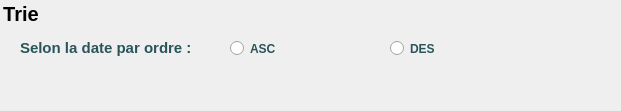
    <widget class="QGroupBox" name="groupBox_5">
     <property name="geometry">
      <rect>
       <x>440</x>
       <y>10</y>
       <width>621</width>
       <height>111</height>
      </rect>
     </property>
     <property name="font">
      <font>
       <family>Arial</family>
       <pointsize>-1</pointsize>
       <weight>75</weight>
       <italic>false</italic>
       <bold>true</bold>
      </font>
     </property>
     <property name="styleSheet">
      <string notr="true">border-radius:15px;

border:3px solid &quot;#cdf830&quot;;
	font-family:Arial;
    font: bold ;
	font-size:20px;</string>
     </property>
     <property name="title">
      <string>Trie</string>
     </property>
     <property name="flat">
      <bool>false</bool>
     </property>
     <property name="checkable">
      <bool>false</bool>
     </property>
     <widget class="QLabel" name="label_6">
      <property name="geometry">
       <rect>
        <x>20</x>
        <y>40</y>
        <width>171</width>
        <height>16</height>
       </rect>
      </property>
      <property name="styleSheet">
       <string notr="true">border:0px solid &quot;#f9eed2&quot;;
	font-family:Arial;
    font: bold ;
	font-size:15px;
color: rgb(41, 85, 89);
	</string>
      </property>
      <property name="text">
       <string>Selon la date par ordre :</string>
      </property>
     </widget>
     <widget class="QRadioButton" name="ASCC">
      <property name="geometry">
       <rect>
        <x>230</x>
        <y>40</y>
        <width>82</width>
        <height>17</height>
       </rect>
      </property>
      <property name="styleSheet">
       <string notr="true">border:0px solid &quot;#f9eed2&quot;;
	font-family:Arial;
    font: bold ;
	font-size:12px;
color: rgb(41, 85, 89);
	</string>
      </property>
      <property name="text">
       <string>ASC</string>
      </property>
     </widget>
     <widget class="QRadioButton" name="DESS">
      <property name="geometry">
       <rect>
        <x>390</x>
        <y>40</y>
        <width>82</width>
        <height>17</height>
       </rect>
      </property>
      <property name="styleSheet">
       <string notr="true">border:0px solid &quot;#f9eed2&quot;;
	font-family:Arial;
    font: bold ;
	font-size:12px;
color: rgb(41, 85, 89);
	</string>
      </property>
      <property name="text">
       <string>DES</string>
      </property>
     </widget>
    </widget>
